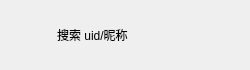
<?xml version="1.0" encoding="UTF-8"?>
<ui version="4.0">
 <class>AddUserItem</class>
 <widget class="QWidget" name="AddUserItem">
  <property name="geometry">
   <rect>
    <x>0</x>
    <y>0</y>
    <width>250</width>
    <height>70</height>
   </rect>
  </property>
  <property name="sizePolicy">
   <sizepolicy hsizetype="Preferred" vsizetype="Preferred">
    <horstretch>0</horstretch>
    <verstretch>0</verstretch>
   </sizepolicy>
  </property>
  <property name="minimumSize">
   <size>
    <width>250</width>
    <height>70</height>
   </size>
  </property>
  <property name="maximumSize">
   <size>
    <width>250</width>
    <height>70</height>
   </size>
  </property>
  <property name="windowTitle">
   <string>Form</string>
  </property>
  <layout class="QHBoxLayout" name="horizontalLayout">
   <item>
    <widget class="QLabel" name="add_tip">
     <property name="minimumSize">
      <size>
       <width>40</width>
       <height>40</height>
      </size>
     </property>
     <property name="maximumSize">
      <size>
       <width>40</width>
       <height>40</height>
      </size>
     </property>
     <property name="text">
      <string/>
     </property>
    </widget>
   </item>
   <item>
    <widget class="QLabel" name="message_tip">
     <property name="text">
      <string>搜索 uid/昵称</string>
     </property>
    </widget>
   </item>
   <item>
    <widget class="QLabel" name="right_tip">
     <property name="minimumSize">
      <size>
       <width>30</width>
       <height>30</height>
      </size>
     </property>
     <property name="maximumSize">
      <size>
       <width>30</width>
       <height>30</height>
      </size>
     </property>
     <property name="text">
      <string/>
     </property>
    </widget>
   </item>
  </layout>
 </widget>
 <resources/>
 <connections/>
</ui>
